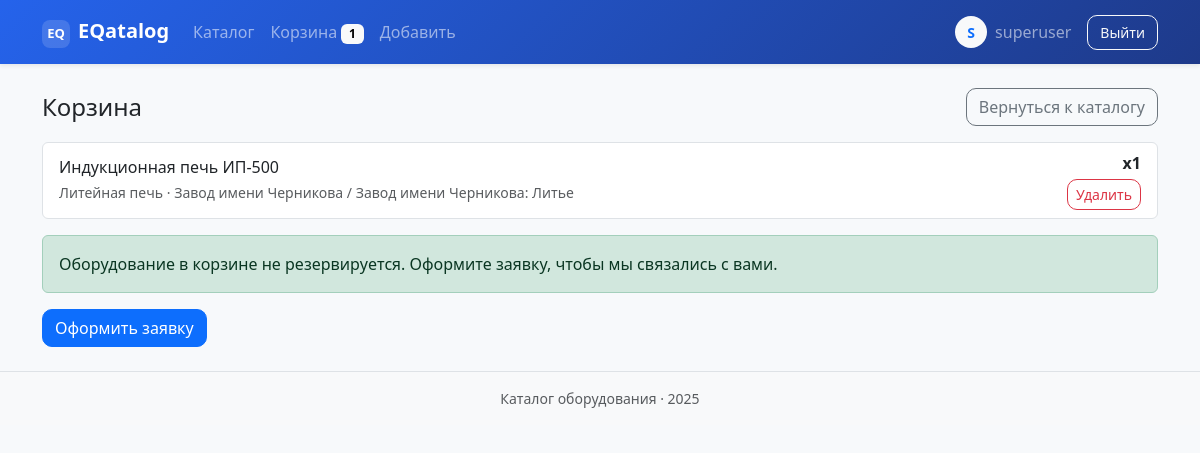
The app's page /cart/ (signed in) with its own data.
### catalog/models.py (models this page shows, shortened)
class CartItem(models.Model):
    user = models.ForeignKey(
        settings.AUTH_USER_MODEL, on_delete=models.CASCADE, related_name="cart_items"
    )
    equipment = models.ForeignKey(
        Equipment, on_delete=models.CASCADE, related_name="cart_items"
    )
    quantity = models.PositiveIntegerField(default=1)
    added_at = models.DateTimeField(auto_now_add=True)
    class Meta:
        unique_together = ("user", "equipment")
        ordering = ["-added_at"]
        verbose_name = _("Запись корзины")
        verbose_name_plural = _("Корзина")

class Equipment(models.Model):
    name = models.CharField(max_length=255)
    inventory_number = models.CharField(max_length=100, unique=True)
    equipment_type = models.ForeignKey(
        EquipmentType, on_delete=models.PROTECT, related_name="equipment"
    )
    site = models.ForeignKey(
        Site, on_delete=models.PROTECT, related_name="equipment"
    )
    workshop = models.ForeignKey(
        Workshop, on_delete=models.PROTECT, related_name="equipment"
    )
    description = models.TextField(blank=True)
    image = models.ImageField(upload_to="equipment/", null=True, blank=True)
    attributes = models.JSONField(default=dict, blank=True)
    created_by = models.ForeignKey(
        settings.AUTH_USER_MODEL,
        null=True,
        blank=True,
        on_delete=models.SET_NULL,
        related_name="created_equipment",
    )
    created_at = models.DateTimeField(auto_now_add=True)
    updated_at = models.DateTimeField(auto_now=True)
    class Meta:
        ordering = ["name"]
        verbose_name = _("Оборудование")
        verbose_name_plural = _("Оборудование")

class EquipmentType(models.Model):
    name = models.CharField(max_length=255)
    parent = models.ForeignKey(
        "self",
        null=True,
        blank=True,
        related_name="children",
        on_delete=models.SET_NULL,
    )
    description = models.TextField(blank=True)
    default_attributes = models.JSONField(
        default=list,
        blank=True,
        help_text=_("Список рекомендуемых характеристик для этого типа"),
    )
    class Meta:
        ordering = ["name"]
        verbose_name = _("Тип оборудования")
        verbose_name_plural = _("Типы оборудования")
    def __str__(self) -> str:
        return self.name

class Site(models.Model):
    name = models.CharField(max_length=255, unique=True)
    address = models.CharField(max_length=255, blank=True)
    class Meta:
        ordering = ["name"]
        verbose_name = _("Площадка")
        verbose_name_plural = _("Площадки")
    def __str__(self) -> str:
        return self.name

class Workshop(models.Model):
    site = models.ForeignKey(
        Site, on_delete=models.CASCADE, related_name="workshops"
    )
    name = models.CharField(max_length=255)
    description = models.TextField(blank=True)
    class Meta:
        ordering = ["name"]
        unique_together = ("site", "name")
        verbose_name = _("Цех")
        verbose_name_plural = _("Цеха")
    def __str__(self) -> str:
        return f"{self.site}: {self.name}"

### catalog/views.py (the view)
# urls.py: path("cart/", views.CartListView.as_view(), name="cart"),
class CartListView(LoginRequiredMixin, ListView):
    model = CartItem
    template_name = "catalog/cart.html"
    def get_queryset(self):
        return (
            CartItem.objects.filter(user=self.request.user)
            .select_related("equipment", "equipment__site", "equipment__workshop")
            .order_by("-added_at")
        )
    def get_context_data(self, **kwargs):
        context = super().get_context_data(**kwargs)
        initial = {}
        if self.request.user.is_authenticated:
            initial = {
                "name": self.request.user.get_full_name() or self.request.user.username,
                "email": self.request.user.email,
            }
        context["checkout_form"] = CheckoutForm(initial=initial)
        return context

### catalog/context_processors.py (called while the page is built)
def catalog_context(request: HttpRequest) -> dict[str, int]:
    user = request.user
    if isinstance(user, AnonymousUser) or not user.is_authenticated:
        return {"cart_count": 0, "can_add_equipment": False}
    cart_count = (
        CartItem.objects.filter(user=user)
        .only("id")  # lightweight query
        .count()
    )
    can_add = (
        user.is_superuser
        or user.is_staff
        or user.groups.filter(name="seller").exists()
    )
    return {"cart_count": cart_count, "can_add_equipment": can_add}

### catalog/forms.py (called while the page is built)
    def _apply_bootstrap(self) -> None:
        for field in self.fields.values():
            existing_classes = field.widget.attrs.get("class", "")
            field.widget.attrs["class"] = f"{existing_classes} form-control".strip()

### templates/catalog/cart.html (shortened to what this page needs)
{% extends "base.html" %}
{% block content %}
<div class="d-flex justify-content-between align-items-center mb-3">
    <h1 class="h4 mb-0">Корзина</h1>
    <a class="btn btn-outline-secondary" href="{% url 'catalog:equipment_list' %}">Вернуться к каталогу</a>
</div>
{% if object_list %}
    <div class="list-group mb-3">
        {% for item in object_list %}
            <div class="list-group-item d-flex justify-content-between align-items-center">
                <div>
                    <h2 class="h6 mb-1">{{ item.equipment.name }}</h2>
                    <p class="mb-0 text-muted small">
                        {{ item.equipment.equipment_type }} · {{ item.equipment.site }} / {{ item.equipment.workshop }}
                    </p>
                </div>
                <div class="text-end">
                    <div class="fw-semibold mb-1">x{{ item.quantity }}</div>
                    <form method="post" action="{% url 'catalog:remove_from_cart' item.pk %}">
                        <button class="btn btn-sm btn-outline-danger" type="submit">Удалить</button>
                    </form>
                </div>
            </div>
        {% endfor %}
    </div>
    <div class="alert alert-success">Оборудование в корзине не резервируется. Оформите заявку, чтобы мы связались с вами.</div>
    <a class="btn btn-primary" href="{% url 'catalog:checkout' %}">Оформить заявку</a>
{% else %}
    <div class="alert alert-info">Корзина пуста.</div>
{% endif %}
{% endblock %}

### templates/base.html (shortened to what this page needs)
{% load static %}
<!DOCTYPE html>
<html lang="ru">
<head>
    <link rel="stylesheet" href="https://cdn.jsdelivr.net/npm/bootstrap@5.3.3/dist/css/bootstrap.min.css"
>
    <link rel="stylesheet" href="{% static 'css/styles.css' %}">
</head>
<body>
<nav class="navbar navbar-expand-lg navbar-dark bg-gradient-primary shadow-sm sticky-top">
    <div class="container">
        <a class="navbar-brand fw-bold" href="{% url 'catalog:equipment_list' %}">
            <span class="brand-mark me-2">EQ</span>EQatalog
        </a>
        <div class="collapse navbar-collapse" id="navbarNav">
            <ul class="navbar-nav me-auto mb-2 mb-lg-0">
                <li class="nav-item">
                    <a class="nav-link{% if request.resolver_match.url_name == 'equipment_list' %} active{% endif %}" href="{% url 'catalog:equipment_list' %}">Каталог</a>
                </li>
                <li class="nav-item">
                    <a class="nav-link" href="{% url 'catalog:cart' %}">
                        Корзина{% if cart_count %} <span class="badge text-bg-light">{{ cart_count }}</span>{% endif %}
                    </a>
                </li>
                {% if can_add_equipment %}
                    <li class="nav-item">
                        <a class="nav-link" href="{% url 'catalog:equipment_create' %}">Добавить</a>
                    </li>
                {% endif %}
            </ul>
            <ul class="navbar-nav align-items-lg-center">
                {% if user.is_authenticated %}
                    <li class="nav-item">
                        <a class="nav-link d-flex align-items-center gap-2" href="{% url 'accounts:profile' %}">
                            <span class="avatar rounded-circle bg-light text-primary fw-semibold">{{ user.username|first|upper }}</span>
                            <span>{{ user.username }}</span>
                        </a>
                    </li>
                    <li class="nav-item ms-lg-2">
                        <a class="btn btn-outline-light btn-sm" href="{% url 'accounts:logout' %}">Выйти</a>
                    </li>
                {% endif %}
            </ul>
        </div>
    </div>
</nav>
<main class="py-4">
    <div class="container">
        {% block content %}{% endblock %}
    </div>
</main>
<footer class="footer bg-light py-3 mt-auto border-top">
    <div class="container text-center text-muted small">
        Каталог оборудования · {% now "Y" %}
    </div>
</footer>
</body>
</html>

### static/css/styles.css (style rules this page uses)
body { background-color: #f7f9fb; }
.navbar-brand { font-weight: 700; }
.brand-mark { display: inline-flex; width: 28px; height: 28px; align-items: center; justify-content: center; border-radius: 8px; background: rgba(255,255,255,0.15); font-size: 13px; }
.bg-gradient-primary { background: linear-gradient(135deg, #2563eb, #1e3a8a); }
.footer { color: #6c757d; }
.avatar { width: 32px; height: 32px; display: inline-flex; align-items: center; justify-content: center; font-size: 14px; }
.navbar .btn-sm { padding: 6px 12px; }
.btn { border-radius: 10px; }

### records on screen
CartItem: equipment.name "Индукционная печь ИП-500", equipment.equipment_type "Литейная печь", equipment.site "Завод имени Черникова", equipment.workshop "Завод имени Черникова: Литье", quantity "1"

### other values on screen
{{ cart_count }} "1"
{{ user.username|first|upper }} "S"
{{ user.username }} "superuser"
